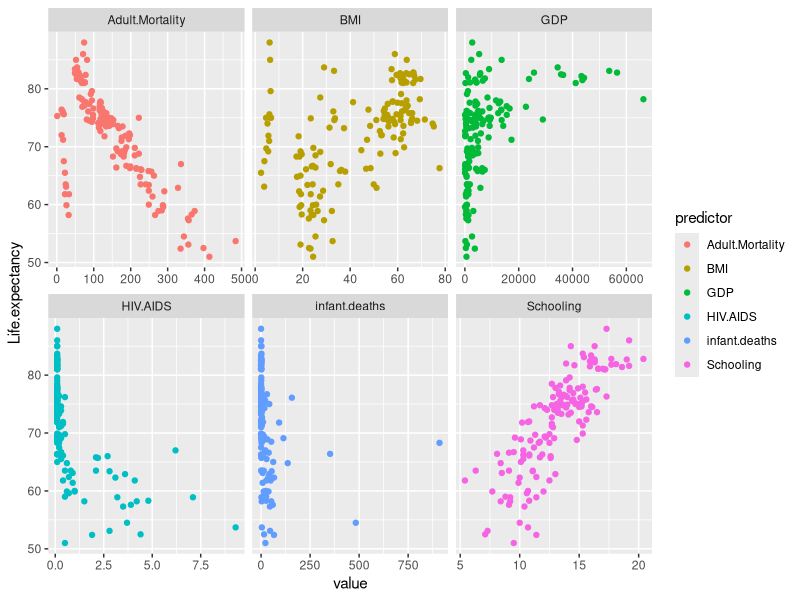
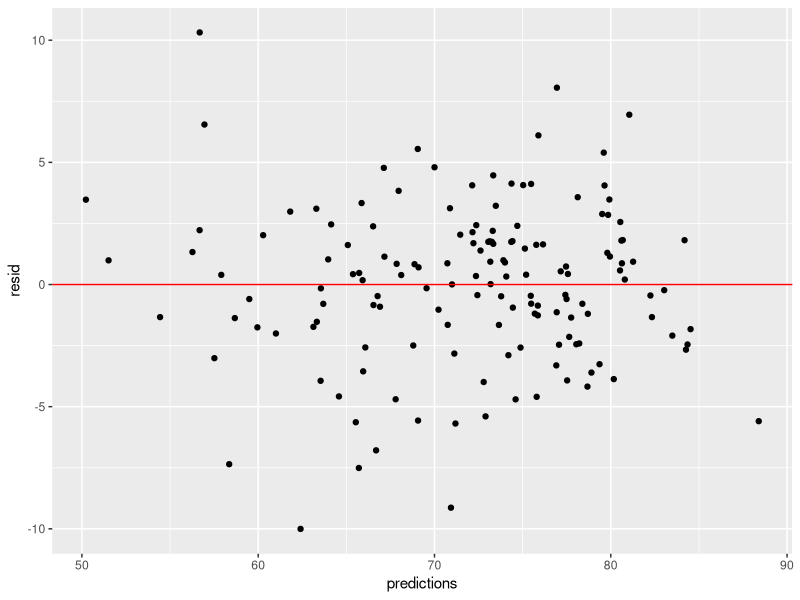
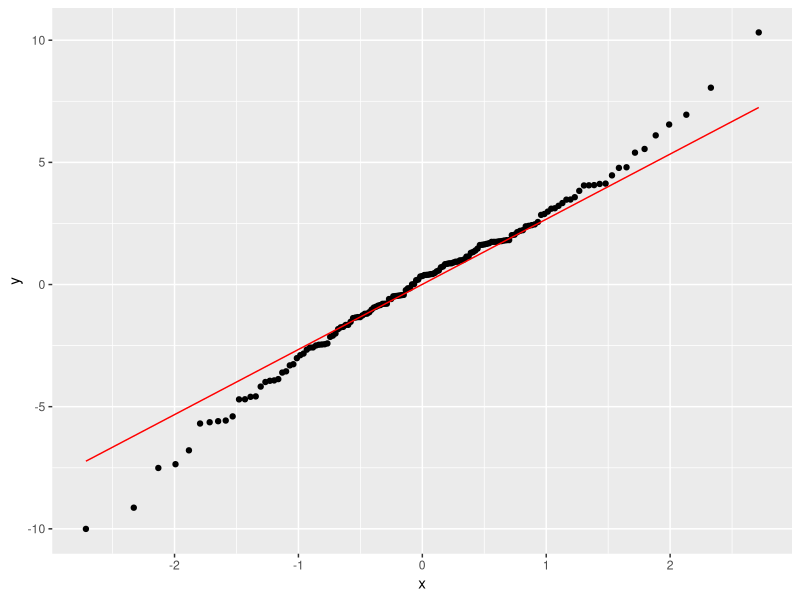

Recreate these plots in R, in order.
## ---- chunk 1
library(tidyverse)
life_data <- read.csv("expectancy.csv")

life_data3<-select(life_data,Life.expectancy, Adult.Mortality,
infant.deaths,HIV.AIDS,BMI, GDP,Schooling)%>%
na.omit()
## ---- chunk 2
life_data_wrap <- gather(life_data3, key="predictor", value = "value",Adult.Mortality,
infant.deaths,HIV.AIDS,BMI, GDP,Schooling)
ggplot(life_data_wrap, aes(x=value, y=Life.expectancy, color=predictor)) + 
  geom_point() + facet_wrap(~predictor, scales="free_x")
## ---- chunk 3
life_model <- lm(Life.expectancy~Adult.Mortality+infant.deaths+HIV.AIDS+BMI+GDP+Schooling, data = life_data3)
life_pred <- mutate(life_data3, predictions=fitted(life_model), resid=residuals(life_model))

ggplot(life_pred, aes(x=predictions, y=resid)) + geom_point() + geom_hline(yintercept = 0, color="red")
ggplot(life_pred, aes(sample=resid))+stat_qq()+stat_qq_line(color="red")
## ---- chunk 4
summary(life_data3)
